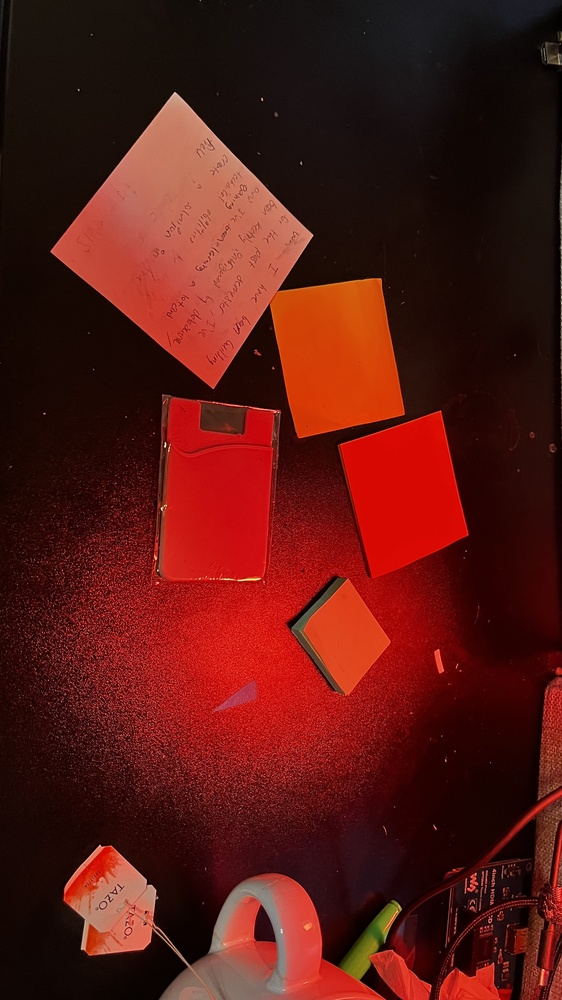
#> input picture tutorials/render1.jpg, 562 x 1000 px, shrunk from 2268 x 4032 before the run, found by its file name
$ jupyter execute tutorial-2.ipynb   (older library calls are emulated)
#> lines starting #> are read from the running program, lines starting #| are printed output that depends on the picture; after the words box and inside, x2 and y2 are one past the last pixel; in counts of white or black regions, pixels touching at a corner belong together
**Table of contents**<a id='toc0_'></a>
- [OpenCV Image Processing Study Guide](#toc1_)
  - [Setup - loading image](#toc1_1_)
  - [`13.Grayscale processing.pdf`](#toc1_2_)
  - [`14.Binary image.pdf`](#toc1_3_)
  - [`15.Edge green detection.pdf`](#toc1_4_)

<!-- vscode-jupyter-toc-config
	numbering=false
	anchor=true
	flat=false
	minLevel=1
	maxLevel=6
	/vscode-jupyter-toc-config -->
<!-- THIS CELL WILL BE REPLACED ON TOC UPDATE. DO NOT WRITE YOUR TEXT IN THIS CELL -->

# <a id='toc1_'></a>[OpenCV Image Processing Study Guide](#toc0_)

A practical walkthrough of grayscale conversion, binary thresholding, and edge detection using the PDFs in this folder.

## <a id='toc1_1_'></a>[Setup - loading image](#toc0_)

Bring in OpenCV / NumPy / matplotlib, locate a demo image, and decode it into a BGR `ndarray`.

[cell 1]
import cv2
import numpy as np
import matplotlib.pyplot as plt
from pathlib import Path

# Search a few common locations for a demo image.
def find_image(name: str) -> Path:
#> called with name = 'render1.jpg'
    for root in (Path("."), Path(".."), Path("../.."), Path("../../..")):
        p = (root / name)
        if p.exists():
            return p.resolve()
    raise FileNotFoundError(f"Could not find {name}")

img_path = find_image("render1.jpg")
img = cv2.imread(str(img_path), cv2.IMREAD_COLOR)
#> img is the input picture: shape (1000, 562, 3); mean B, G, R 19, 24.9, 88
if img is None:
    raise RuntimeError(f"Failed to read {img_path}")

h, w = img.shape[:2]
#> h = 1000; w = 562
print(f"loaded: {img_path.name}   shape={img.shape}   dtype={img.dtype}   {w}x{h}")
#| loaded: render1.jpg   shape=(1000, 562, 3)   dtype=uint8   562x1000

## <a id='toc1_2_'></a>[`13.Grayscale processing.pdf`](#toc0_)

What it covers:

- Converting a color (BGR) image to grayscale.

- Several algorithms: max, average, weighted average (`gray = 0.299·R + 0.587·G + 0.114·B`), and OpenCV's built-in.

- Why grayscale: lower memory, faster downstream processing, single-channel input for thresholding/edges.

### Converting a color (BGR) image to grayscale

A grayscale image stores one intensity value per pixel instead of three color channels. This is the standard way to simplify a color image before applying many classic image-processing steps.

### Comparing common grayscale algorithms

The examples below contrast the max, average, weighted-average, and OpenCV built-in conversions so you can see how different formulas change brightness, contrast, and perceived detail.

### Why grayscale is a useful preprocessing step

Single-channel images use less memory, run faster through later operations, and match the input format expected by many thresholding and edge-detection algorithms.

Core APIs:

- `cv2.cvtColor(img, cv2.COLOR_BGR2GRAY)` — built-in weighted conversion.

- `cv2.imread(path, 0)` — load directly as grayscale.

- NumPy mean / max for the manual variants.

[cell 2]
# 13.Grayscale processing.pdf -----------------------------------------------
# Four ways to produce a grayscale version of `img`.
# (1) cvtColor — OpenCV's standard ITU-R BT.601 weighted average (Y).
gray_cv = cv2.cvtColor(img, cv2.COLOR_BGR2GRAY)

# (2) Maximum method: gray = max(R, G, B). Tends to look bright.
gray_max = img.max(axis=2).astype(np.uint8)
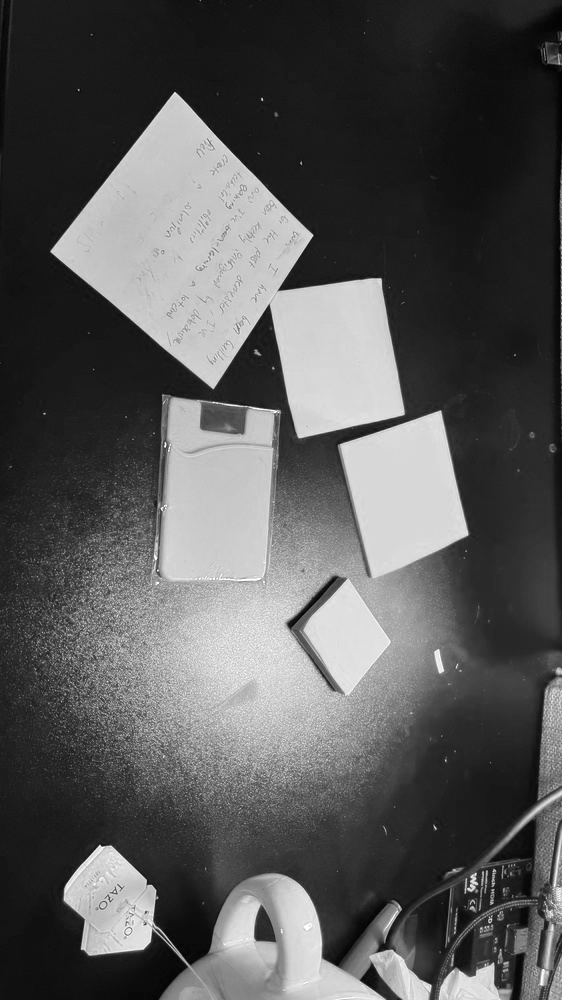
#> gray_max: shape (1000, 562); min 1, max 255, mean 88

# (3) Average method: gray = (R + G + B) / 3. Softer than the max method.
gray_avg = img.mean(axis=2).astype(np.uint8)

# (4) Weighted average: gray = 0.299·R + 0.587·G + 0.114·B (manual).
b, g, r = cv2.split(img)
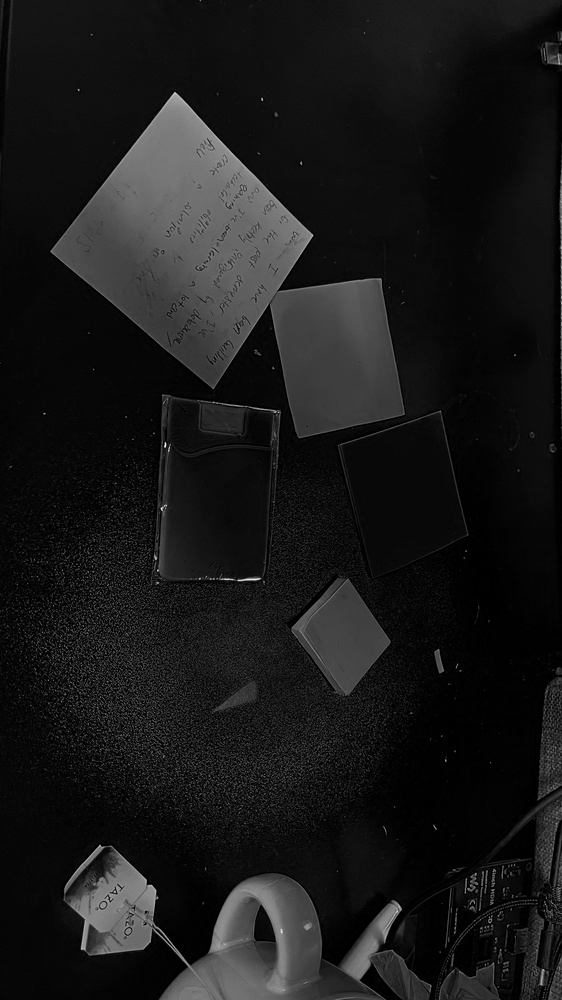
#> g: shape (1000, 562); min 0, max 243, mean 24.9
gray_weighted = (0.299 * r + 0.587 * g + 0.114 * b).astype(np.uint8)

print(f"img            shape: {img.shape}            dtype: {img.dtype}")
#| img            shape: (1000, 562, 3)            dtype: uint8
print(f"gray_cv        shape: {gray_cv.shape}             dtype: {gray_cv.dtype}")
#| gray_cv        shape: (1000, 562)             dtype: uint8
print(f"gray_max       shape: {gray_max.shape}             dtype: {gray_max.dtype}")
#| gray_max       shape: (1000, 562)             dtype: uint8
print(f"gray_avg       shape: {gray_avg.shape}             dtype: {gray_avg.dtype}")
#| gray_avg       shape: (1000, 562)             dtype: uint8
print(f"gray_weighted  shape: {gray_weighted.shape}             dtype: {gray_weighted.dtype}")
#| gray_weighted  shape: (1000, 562)             dtype: uint8

fig, axes = plt.subplots(1, 5, figsize=(20, 5))
panels = [
    (cv2.cvtColor(img, cv2.COLOR_BGR2RGB), "original (BGR→RGB)", None),
    (gray_cv,       "cvtColor (BGR2GRAY)",         "gray"),
    (gray_max,      "max(R,G,B)",                   "gray"),
    (gray_avg,      "average (R+G+B)/3",            "gray"),
    (gray_weighted, "weighted 0.299R+0.587G+0.114B","gray"),
]
for ax, (im, title, cmap) in zip(axes, panels):
    ax.imshow(im, cmap=cmap, vmin=0 if cmap else None, vmax=255 if cmap else None)
    ax.set_title(title)
    ax.axis("off")
#> this loop made 5 passes
#> (title, cmap) on passes 1 to 5: ('original (BGR→RGB)', None), ('cvtColor (BGR2GRAY)', 'gray'), ('max(R,G,B)', 'gray'), ('average (R+G+B)/3', 'gray'), ('weighted 0.299R+0.587G+0.114B', 'gray')
plt.tight_layout()
plt.show()

## <a id='toc1_3_'></a>[`14.Binary image.pdf`](#toc0_)

What it covers:

- Picking a threshold T and mapping every pixel to 0 or `maxValue` (typically 255).

- Five global thresholding modes in `cv2.threshold`: `BINARY`, `BINARY_INV`, `TRUNC`, `TOZERO`, `TOZERO_INV`.

- Otsu's method (`cv2.THRESH_OTSU`) — automatically picks T from the histogram.

- Adaptive thresholding (`cv2.adaptiveThreshold`) — local T per neighborhood for uneven lighting.

### Picking a global threshold T

A global threshold uses one cutoff value for the whole image. Pixels are compared against that value and then remapped according to the threshold mode you choose.

### Understanding the five thresholding modes

`BINARY` and `BINARY_INV` create black-and-white masks, while `TRUNC`, `TOZERO`, and `TOZERO_INV` keep selected portions of the original grayscale intensities instead of forcing everything to 0 or 255.

### Letting Otsu's method choose T automatically

Otsu's method analyzes the grayscale histogram and picks a threshold that best separates two intensity groups. It is useful when the image naturally splits into darker and lighter regions.

### Using adaptive thresholding for uneven lighting

Adaptive thresholding computes a different cutoff in each local neighborhood, which makes it much more reliable when shadows, glare, or gradients make one global threshold fail.

Core APIs:

- `cv2.threshold(src, thresh, maxValue, type)` → returns `(used_T, dst)`.

- `cv2.adaptiveThreshold(src, maxValue, adaptiveMethod, type, blockSize, C)`.

[cell 3]
# 14.Binary image.pdf -------------------------------------------------------
# All thresholding requires a single-channel input — start from grayscale.
gray = cv2.cvtColor(img, cv2.COLOR_BGR2GRAY)

T = 127  # global threshold
_, th_binary     = cv2.threshold(gray, T, 255, cv2.THRESH_BINARY)
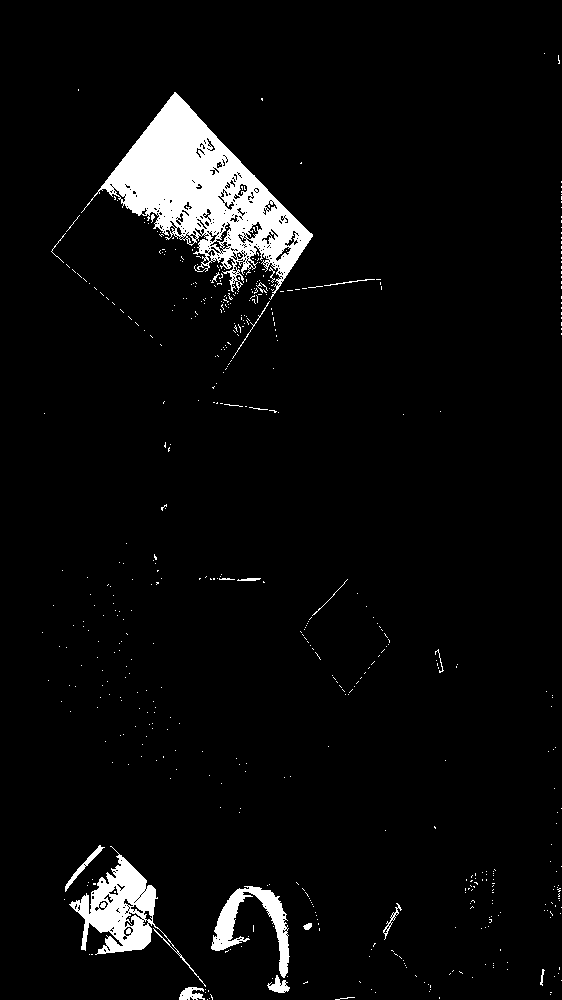
#> th_binary: shape (1000, 562); 4.7% white; 540 white regions (517 under 20 px), largest, box (x1, y1, x2, y2) and area: (81, 92, 313, 300) 16885, (69, 846, 206, 987) 4589, (211, 886, 290, 978) 2230
_, th_binary_inv = cv2.threshold(gray, T, 255, cv2.THRESH_BINARY_INV)
_, th_trunc      = cv2.threshold(gray, T, 255, cv2.THRESH_TRUNC)
_, th_tozero     = cv2.threshold(gray, T, 255, cv2.THRESH_TOZERO)
_, th_tozero_inv = cv2.threshold(gray, T, 255, cv2.THRESH_TOZERO_INV)

# Otsu picks T automatically (passing 0 as `thresh` just tells OpenCV to ignore it).
T_otsu, th_otsu  = cv2.threshold(gray, 0, 255, cv2.THRESH_BINARY + cv2.THRESH_OTSU)
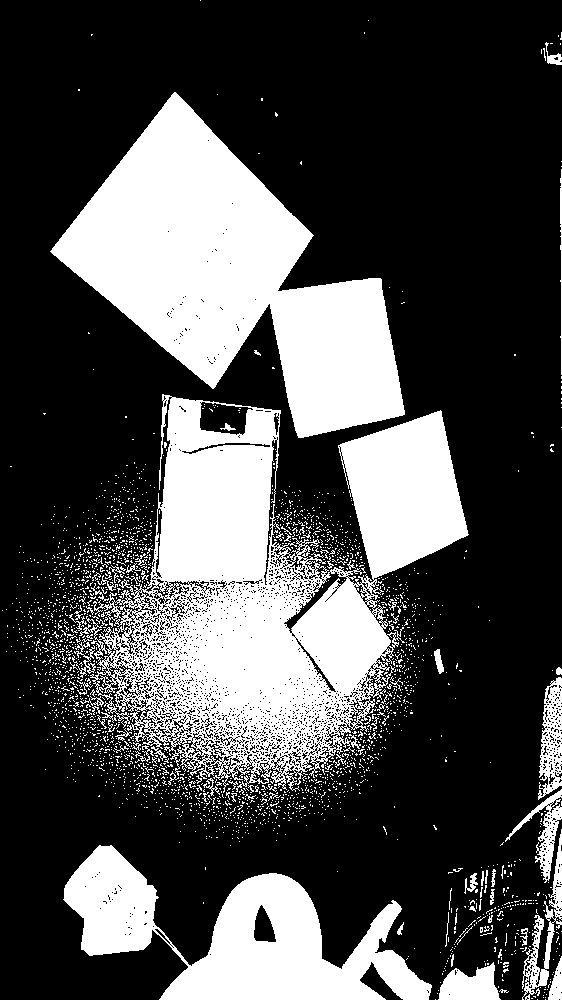
#> th_otsu: shape (1000, 562); 30.3% white; 2588 white regions (2513 under 20 px), largest, box (x1, y1, x2, y2) and area: (79, 394, 469, 793) 72694, (50, 92, 405, 438) 55766, (63, 845, 432, 1000) 25275
#> T_otsu = 58

# Adaptive thresholding handles uneven lighting by computing a local T per pixel.
th_adapt = cv2.adaptiveThreshold(
    gray, 255, cv2.ADAPTIVE_THRESH_GAUSSIAN_C, cv2.THRESH_BINARY, 11, 2,
)
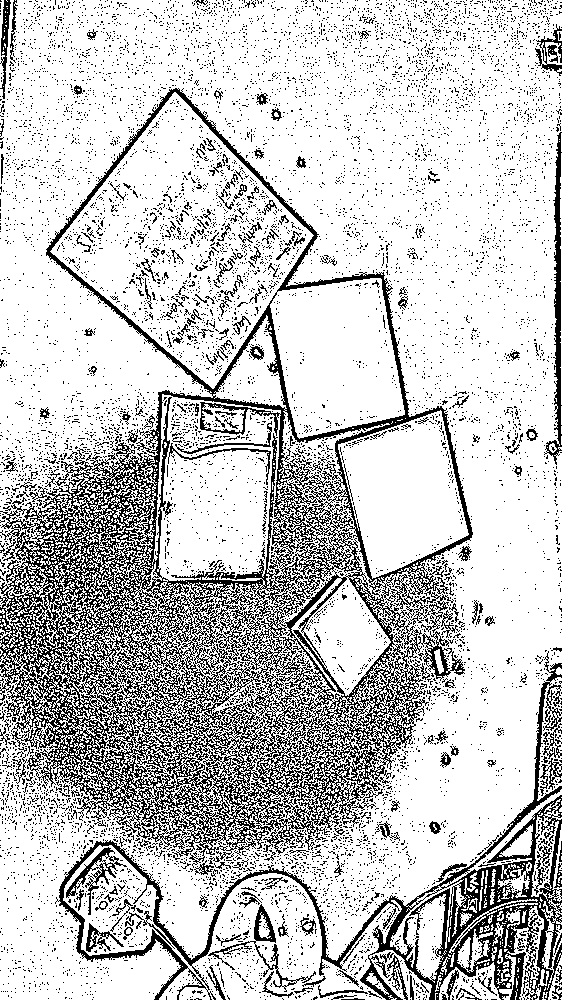
#> th_adapt: shape (1000, 562); 77.7% white; black in thin lines or dots

print(f"manual T       : {T}")
print(f"Otsu T (auto)  : {T_otsu}")
#| Otsu T (auto)  : 58.0

panels = [
    (gray,           f"gray (input)"),
    (th_binary,      f"BINARY        (T={T})"),
    (th_binary_inv,  f"BINARY_INV    (T={T})"),
    (th_trunc,       f"TRUNC         (T={T})"),
    (th_tozero,      f"TOZERO        (T={T})"),
    (th_tozero_inv,  f"TOZERO_INV    (T={T})"),
    (th_otsu,        f"BINARY+OTSU   (T={T_otsu:.0f})"),
    (th_adapt,       f"adaptiveThreshold (Gaussian, 11, 2)"),
]
fig, axes = plt.subplots(2, 4, figsize=(16, 8))
for ax, (im, title) in zip(axes.flat, panels):
    ax.imshow(im, cmap="gray", vmin=0, vmax=255)
    ax.set_title(title)
    ax.axis("off")
#> this loop made 8 passes
#> title on passes 1 to 8: 'gray (input)', 'BINARY        (T=127)', 'BINARY_INV    (T=127)', 'TRUNC         (T=127)', 'TOZERO        (T=127)', 'TOZERO_INV    (T=127)', 'BINARY+OTSU   (T=58)', 'adaptiveThreshold (Gaussian, 11, 2)'
plt.tight_layout()
plt.show()

## <a id='toc1_4_'></a>[`15.Edge green detection.pdf`](#toc0_)

What it covers:

- Reducing an image to its structural edges while discarding most pixel data.

- The 5-step **Canny** algorithm: Gaussian blur → gradient magnitude/direction → non-max suppression → double threshold → hysteresis.

- The **Sobel** operator: gradient approximation via a pair of 3×3 convolutions (x and y), combined as `√(Gx² + Gy²)`.

- A complementary green-region mask in HSV (the "green detection" twist) — useful for scoping edges to a colored object.

### Reducing an image to structural edges

Edge detection keeps the strongest intensity transitions and discards most flat regions. That makes object boundaries and overall shape much easier to inspect than the full color image.

### Understanding the Canny pipeline

Canny first smooths noise, then measures gradients, removes non-maximum responses, and finally keeps connected strong edges through double-threshold hysteresis. The result is usually a clean, thin edge map.

### Approximating gradients with the Sobel operator

Sobel computes horizontal and vertical derivatives with small convolution kernels. Combining those responses produces a gradient-magnitude image that highlights where intensity changes most strongly.

### Restricting edge analysis to green regions

HSV thresholding isolates pixels whose hue falls in the green range. Combining that mask with an edge image lets you keep only the contours that belong to a selected green object.

Core APIs:

- `cv2.GaussianBlur`, `cv2.Canny(img, threshold1, threshold2)`.

- `cv2.Sobel(src, ddepth, dx, dy, ksize)` + `cv2.magnitude` / `cv2.convertScaleAbs`.

- `cv2.cvtColor(..., COLOR_BGR2HSV)` + `cv2.inRange` for the green mask.

[cell 4]
# 15.Edge green detection.pdf -----------------------------------------------
gray = cv2.cvtColor(img, cv2.COLOR_BGR2GRAY)

# --- Canny edges ----------------------------------------------------------
blurred = cv2.GaussianBlur(gray, (3, 3), 0)
canny   = cv2.Canny(blurred, 50, 150)  # (low_thresh, high_thresh) for hysteresis
#> canny: shape (1000, 562); 3.8% white in thin lines or dots

# --- Sobel edges ----------------------------------------------------------
gx = cv2.Sobel(gray, cv2.CV_64F, 1, 0, ksize=3)  # ∂I/∂x
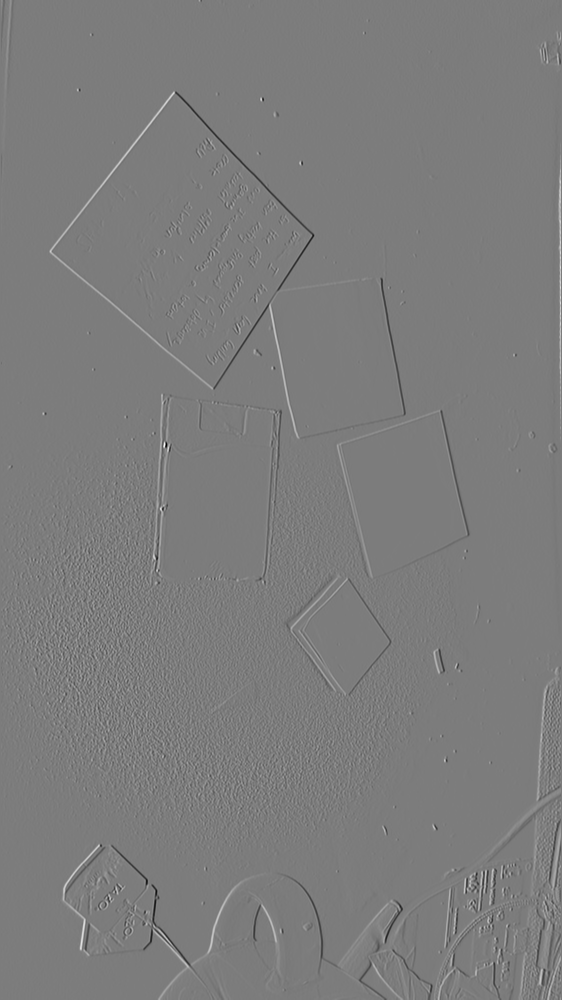
#> gx: shape (1000, 562) float64; min -850, max 889, mean 0.5; drawn with min black and max white
gy = cv2.Sobel(gray, cv2.CV_64F, 0, 1, ksize=3)  # ∂I/∂y
mag = cv2.magnitude(gx, gy)                       # √(gx² + gy²)
sobel = np.clip(mag, 0, 255).astype(np.uint8)

# --- Green-region mask (HSV) ---------------------------------------------
hsv = cv2.cvtColor(img, cv2.COLOR_BGR2HSV)
#> hsv: shape (1000, 562, 3); mean H, S, V 26.5, 195.4, 88
# Hue ~35-85 is the green band in OpenCV's 0-179 hue range.
green_mask = cv2.inRange(hsv, (35, 40, 40), (85, 255, 255))
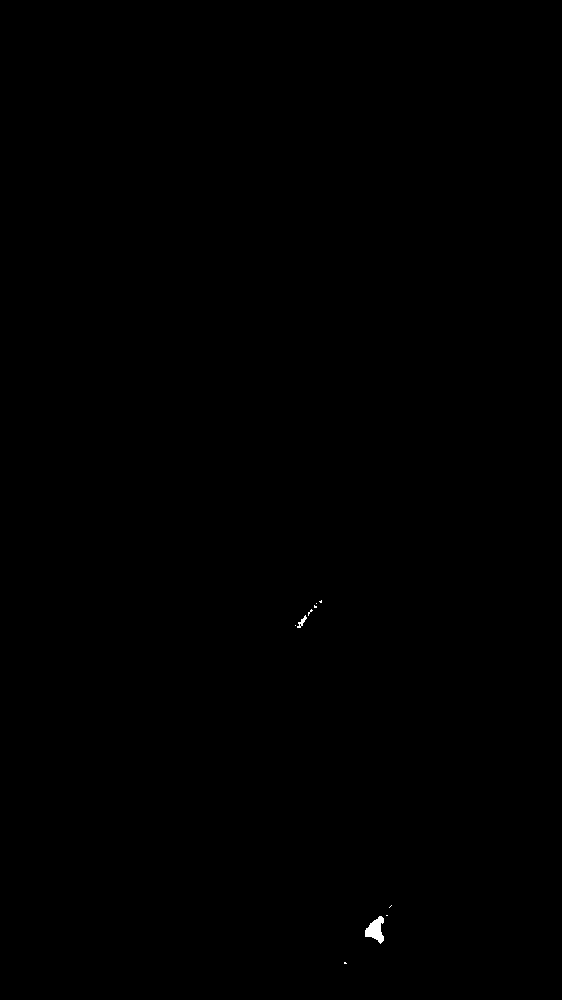
#> green_mask: shape (1000, 562); 0.07% white; 10 white regions (8 under 20 px), largest, box (x1, y1, x2, y2) and area: (365, 916, 384, 944) 310, (297, 615, 307, 628) 48

# --- Edges restricted to the green region --------------------------------
green_edges = cv2.bitwise_and(canny, canny, mask=green_mask)
#> green_edges: shape (1000, 562); 0.01% white in thin lines or dots, all inside (x1, y1, x2, y2) = (300, 625, 391, 964)

print(f"gray   shape/dtype: {gray.shape} / {gray.dtype}")
#| gray   shape/dtype: (1000, 562) / uint8
print(f"canny  nonzero px : {int((canny > 0).sum()):>8}  (Canny 50/150)")
#| canny  nonzero px :    21323  (Canny 50/150)
print(f"sobel  range      : {sobel.min()}..{sobel.max()}")
#| sobel  range      : 0..255
print(f"green  mask px    : {int((green_mask > 0).sum()):>8}")
#| green  mask px    :      395
print(f"green  edge px    : {int((green_edges > 0).sum()):>8}")
#| green  edge px    :       51

panels = [
    (cv2.cvtColor(img, cv2.COLOR_BGR2RGB), "original",                 None),
    (gray,        "gray",                                              "gray"),
    (canny,       "Canny (50, 150)",                                   "gray"),
    (sobel,       "Sobel magnitude",                                   "gray"),
    (green_mask,  "green mask (HSV inRange)",                          "gray"),
    (green_edges, "Canny ∩ green mask",                                "gray"),
]
fig, axes = plt.subplots(2, 3, figsize=(15, 9))
for ax, (im, title, cmap) in zip(axes.flat, panels):
    ax.imshow(im, cmap=cmap, vmin=0 if cmap else None, vmax=255 if cmap else None)
    ax.set_title(title)
    ax.axis("off")
#> this loop made 6 passes
plt.tight_layout()
plt.show()
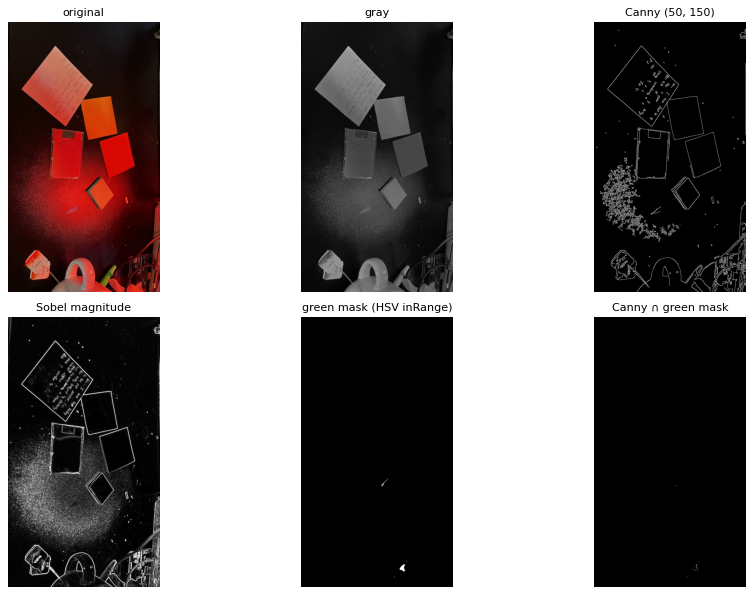
#> figure drawn by matplotlib, 6 panels
